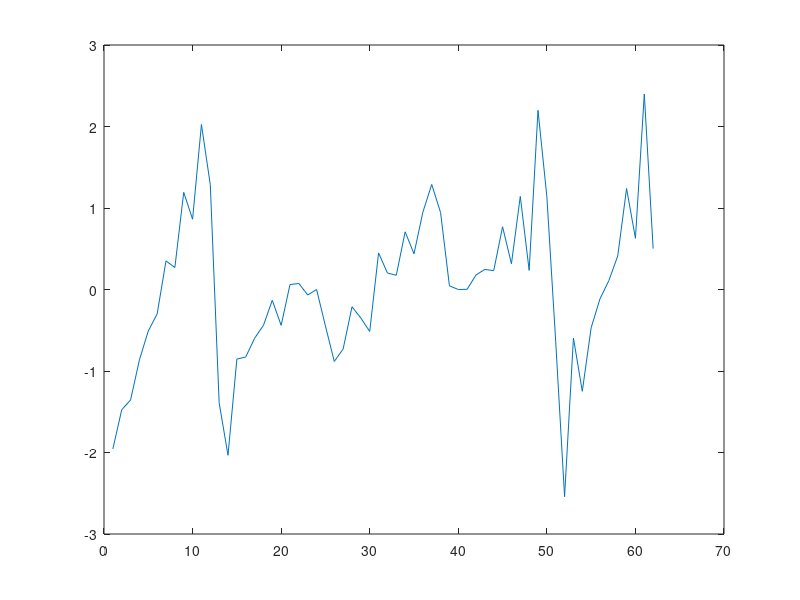

The MATLAB source for this figure:
close all;

%make signal
signal = sawtooth([1:128]*10*pi/128);

%split into intervals
interval_1 = signal(1:32);
interval_2 = signal(33:64);
interval_3 = signal(65: 96);
interval_4 = signal(97:128);

%fft of intervals
fft_1 = fftshift(fft(interval_1));
fft_2 = fftshift(fft(interval_2));
fft_3 = fftshift(fft(interval_3));
fft_4 = fftshift(fft(interval_4));
% 
% figure(3); clf;
% plot(signal);

%sort in ascending order
fft_1_16 = sort(abs(fft_1));
thresh1 = fft_1_16(16);
fft_2_16 = sort(abs(fft_2));
thresh2 = fft_2_16(16);
fft_3_16 = sort(abs(fft_3));
thresh3 = fft_3_16(16);
fft_4_16 = sort(abs(fft_4));
thresh4 = fft_4_16(16);

%neglect smallest 16 coefficients
fft_1_thresh = find( abs(fft_1) > thresh1);
fft_2_thresh = find( abs(fft_2) > thresh2);
fft_3_thresh = find( abs(fft_3) > thresh3);
fft_4_thresh = find( abs(fft_4) > thresh4);


%inverse dc
signal_concat = [real(ifft(ifftshift(fft_1(fft_1_thresh)))) real(ifft(ifftshift(fft_2(fft_2_thresh)))) ...
    real(ifft(ifftshift(fft_3(fft_3_thresh)))) real(ifft(ifftshift(fft_4(fft_4_thresh))))];


figure(5); clf;
plot(signal_concat);